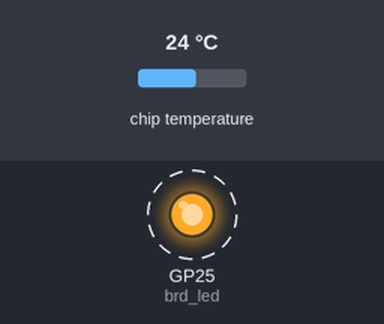
Recording of a program running on a simulated Raspberry Pi Pico running MicroPython. Parts: output pins drawn as LEDs (lit = HIGH). Dashed ring = blinking. The inputs (shaded band) are chosen by the test bench; at power-on: chip temperature 24 °C. What the program prints to the serial console is not drawn.

Above: at 0.5 s.
Timing chart, 0 to 4.6 s (numbered marks = the images above):
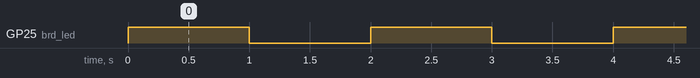

Measured:
- by itself, GP25 (brd_led): alternates HIGH for 1.0 s and LOW for 1.0 s

The program:

temp_sensor_read.py
```python
#use internal temperature sensor
#
# senu at 20231115

from machine import Pin
from machine import ADC

import time

brd_led = Pin('LED', Pin.OUT)
temp_sensor = ADC(4)

NoAvg=6
cnt = 0
templst=[]
while True:
    #read temp sensor
    templst.append(temp_sensor.read_u16())
    brd_led.toggle()
    cnt += 1
    if cnt % NoAvg == 0:
    #   print(templst)
        meantemp = sum(templst)/NoAvg
        meantemp = (meantemp* 3.3) / 65535
        temp_degc = 27.0- (meantemp - 0.706) / 0.001721
        print('Temp.: %.2f degC' % temp_degc)
        templst, cnt = [], 0

    time.sleep(1)
```
